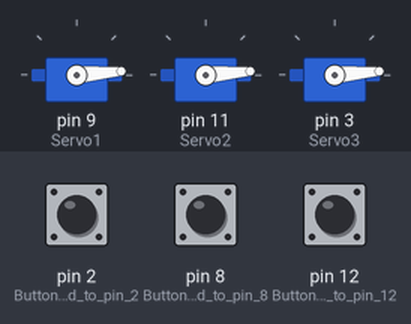
Recording of a sketch running on a simulated Arduino Uno, built with avr-gcc and run on an emulated ATmega328P. Shown: 3 × servo. Inputs (shaded band) come from the test bench; at power-on: pin 8 (Button_attached_to_pin_8) HIGH, pin 12 (Button_attached_to_pin_12) HIGH, pin 2 (Button_attached_to_pin_2) HIGH.

Above: at 1.2 s.
1.3 s: pin 8 (Button_attached_to_pin_8) pulled LOW for 0.15 s
At 1.9 s:
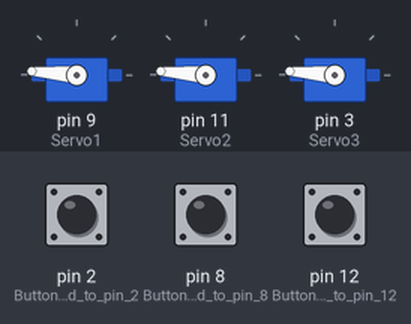
2.9 s: pin 12 (Button_attached_to_pin_12) pulled LOW for 0.15 s
At 3.2 s:
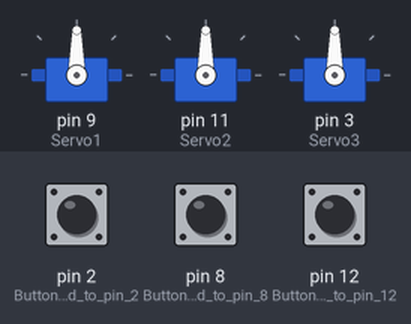
4.5 s: pin 2 (Button_attached_to_pin_2) pulled LOW for 0.15 s
At 5.6 s:
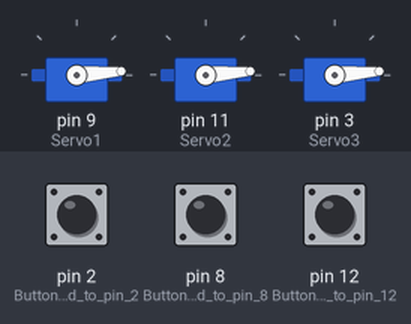
6.1 s: pin 8 (Button_attached_to_pin_8) pulled LOW for 1 s
At 6.8 s:
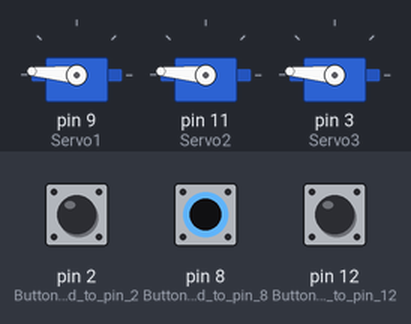
8.6 s: pin 8 (Button_attached_to_pin_8) driven LOW and pin 12 (Button_attached_to_pin_12) driven LOW
At 9.9 s:
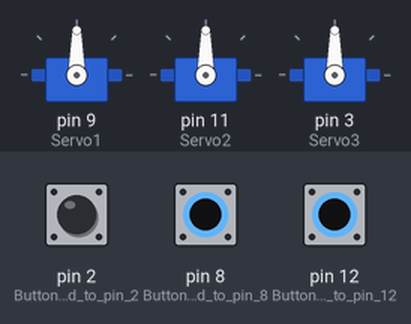
11.6 s: pin 2 (Button_attached_to_pin_2) pulled LOW for 0.15 s
Timing chart, 0 to 57.4 s (numbered marks = the images above; inputs shaded):
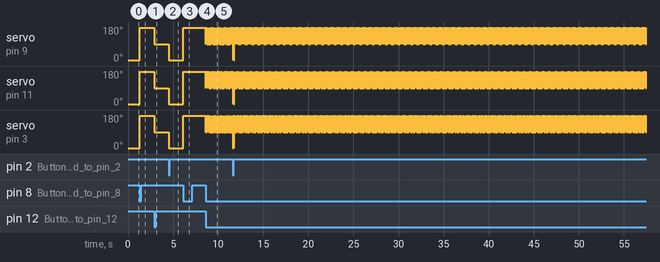

Measured:
- after the input at 1.3 s, servo on pin 9 (Servo1), servo on pin 11 (Servo2), servo on pin 3 (Servo3): 5° → 175° at once
- after the input at 2.9 s, servo on pin 9 (Servo1), servo on pin 11 (Servo2), servo on pin 3 (Servo3): 175° → 90° at once
- after the input at 4.5 s, servo on pin 9 (Servo1), servo on pin 11 (Servo2), servo on pin 3 (Servo3): 90° → 5° at once
- after the input at 6.1 s, servo on pin 9 (Servo1), servo on pin 11 (Servo2), servo on pin 3 (Servo3): 5° → 175° at once
- after the input at 8.6 s, servo on pin 9 (Servo1): alternates 175° for 0.02 s and 90° for 0.04 s, starting at once; servo on pin 11 (Servo2): alternates 175° for 0.02 s and 90° for 0.02 s, starting at once; servo on pin 3 (Servo3): alternates 175° for 0.01 s and 90° for 0.05 s, starting at once

The sketch:

ambient-data-display-project.ino
```cpp
/******************************************************************************
ambient-data-display-project-sketch.ino
Sketch for connecting 3 sets of servos and arcade buttons to a SparkFun RedBoard and breadboard

Adalia Lee and Isabella Pan
Due Friday, 02/28/2025

Development environment specifics:
Arduino 1.6.5
******************************************************************************/

#include <Servo.h>

Servo Servo1;   // Servo for water lily plant
Servo Servo2;   // Servo for orchid plant
Servo Servo3;   // Servo for thale cress plant

void setup() {
  pinMode(8, INPUT_PULLUP);   // Button attached to pin 8 (for the low frequency range 0 - 333 Hz)
  Servo1.attach(9);   // Servo attached to pin 9
  Servo1.write(5);   // Start servo at position 5 degrees

  pinMode(12, INPUT_PULLUP);   // Button attached to pin 12 (for the middle frequency range 334 - 667 Hz)
  Servo2.attach(11);   // Servo attached to pin 11
  Servo2.write(5);   // Start servo at position 5 degrees

  pinMode(2, INPUT_PULLUP);   // Button attached to pin 2 (for the high frequency range 668 - 1,000+ Hz)
  Servo3.attach(3);   // Servo attached to pin 3
  Servo3.write(5);   // Start servo at position 5 degrees
}

void loop() {
  if (digitalRead(8) == LOW) {   // If low frequency button is pressed
    // Rotate servo to position 175 degrees
    Servo1.write(175);
    Servo2.write(175);
    Servo3.write(175);
  }
  if (digitalRead(12) == LOW) {   // If middle frequency button is pressed
    // Rotate servo to position 90 degrees
    Servo1.write(90);
    Servo2.write(90);
    Servo3.write(90);
  }
  if (digitalRead(2) == LOW) {   // If high frequency button is pressed
    // Rotate servo to position 5 degrees
    Servo1.write(5);
    Servo2.write(5);
    Servo3.write(5);
  }
}
```
